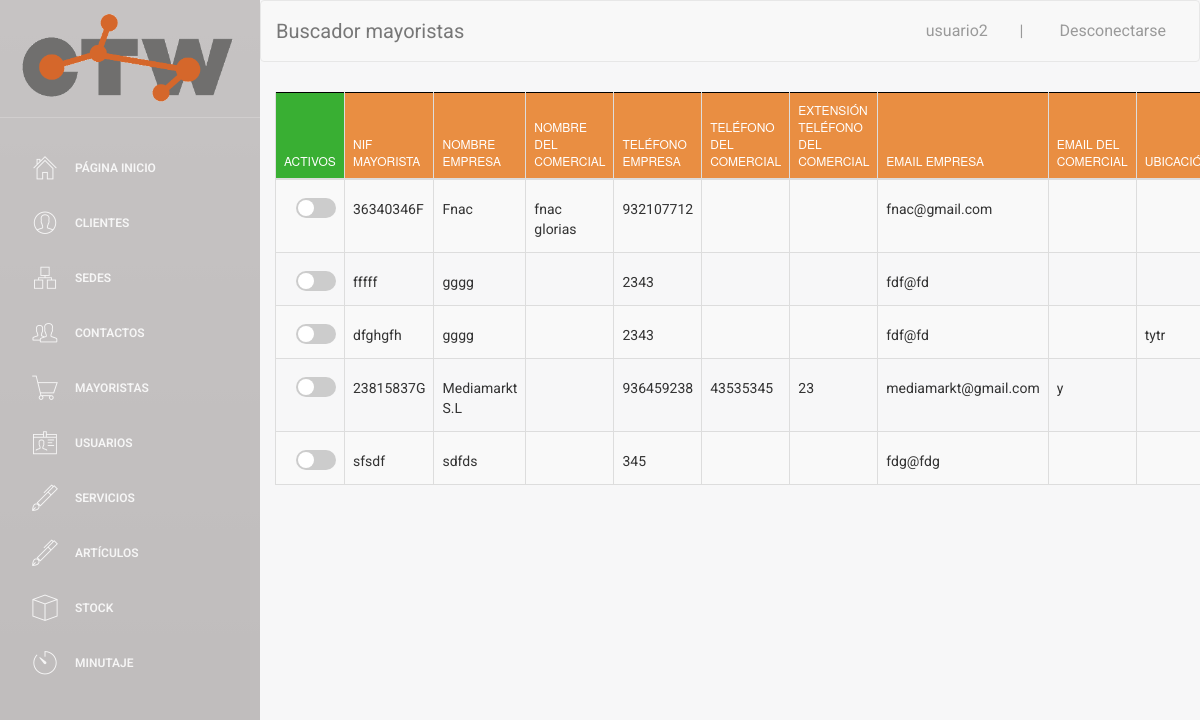
Page /buscador/buscador_mayoristas.php (signed in) on the earlier database version.
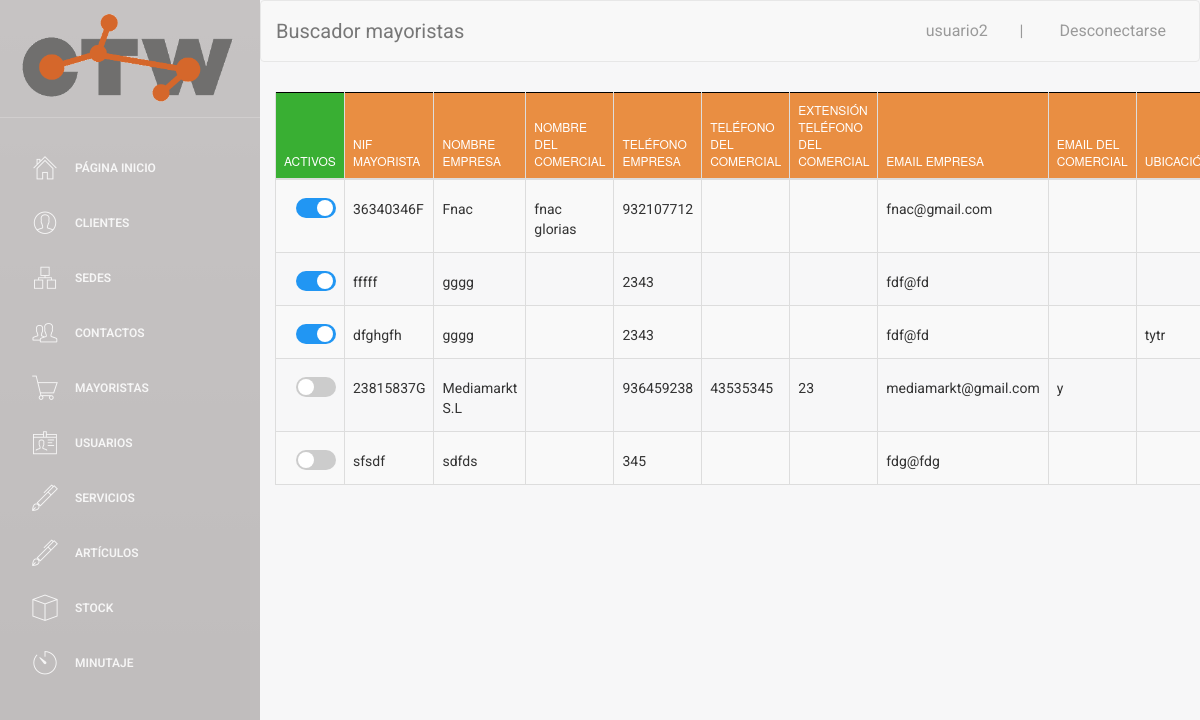
Same page on the later database version.
### tables this page shows
CREATE TABLE `MAYORISTA` (
  `NIF_MAYORISTA` varchar(9) NOT NULL,
  `nombre_empresa` varchar(30) NOT NULL,
  `nombre_comercial` varchar(40) DEFAULT NULL,
  `telefono_empresa` int(9) NOT NULL,
  `telefono_comercial` int(9) DEFAULT NULL,
  `extension_telefono_comercial` int(8) DEFAULT NULL,
  `email_empresa` varchar(30) NOT NULL,
  `email_comercial` varchar(30) DEFAULT NULL,
  `ubicacion` varchar(50) DEFAULT NULL,
  `pais` varchar(30) DEFAULT NULL,
  `prefijo` int(5) DEFAULT NULL,
  `activo` tinyint(1) NOT NULL
);

### web/assets/php/selects.php (called while the page is built, shortened)
<?php
function select_all_mayorista(){
    $conn = connect();
    $sql = "SELECT *
    FROM MAYORISTA
    ORDER BY nombre_empresa asc";
    $data = $conn->query($sql);
    return $data;
  }
?>

### web/buscador/buscador_mayoristas.php (the view, shortened to what the changed rows need)
<!doctype html>
<?php
include('../assets/php/selects.php');
include('../assets/php/functions.php');
if ($_SESSION["login_done"] == true){
?>
<html lang="en">
<head>
</head>
<body>
<div class="wrapper">
    <div class="main-panel">
        <div class="content">
            <div class="container-fluid">
                <div class="row">
                    <div>
                        <div>
                            <table id="buscador_mayorista" class="table table-striped table-bordered">
                                <thead>
                                <tr>
                                    <th style="background-color: #39AF33; width: 3px;">Activos</th>
                                    <th>Nif mayorista</th>
                                    <th>Nombre empresa</th>
                                    <th>Nombre del comercial</th>
                                    <th>Teléfono empresa</th>
                                    <th>Teléfono del comercial</th>
                                    <th>Extensión teléfono del comercial</th>
                                    <th>Email empresa</th>
                                    <th>Email del comercial</th>
                                    <th>Ubicación</th>
                                </tr>
                                </thead>
                                <tbody>
                                <?php
                                $data = select_all_mayorista();
                                if ($data->num_rows > 0) {
                                    while ($row = $data->fetch_assoc()) {
                                        $pk = $row['NIF_MAYORISTA'];
                                        ?>
                                        <tr>
                                            <?php checkbox_mayorista($row['activo'],$row['NIF_MAYORISTA']  )?>
                                            <td><label style="margin-top: 11px;"><a href="#" class="NIF_MAYORISTA"
                                                                                    data-pk=<?php echo "\"$pk\""; ?>><?php echo $row['NIF_MAYORISTA'] ?> </a></label>
                                            </td>
                                            <td><label style="margin-top: 11px;"><a href="#" class="nombre_empresa"
                                                                                    data-pk=<?php echo "\"$pk\""; ?>><?php echo $row['nombre_empresa'] ?> </a></label>
                                            </td>
                                            <td><label style="margin-top: 11px;"><a href="#" class="nombre_comercial"
                                                                                    data-pk=<?php echo "\"$pk\""; ?>><?php echo $row['nombre_comercial'] ?> </a></label>
                                            </td>
                                            <td><label style="margin-top: 11px;"><a href="#" class="telefono_empresa"
                                                                                    data-pk=<?php echo "\"$pk\""; ?>><?php echo $row['telefono_empresa'] ?> </a></label>
                                            </td>
                                            <td>
                                            </td>
                                            <td>
                                            </td>
                                            <td><label style="margin-top: 11px;"><a href="#" class="email_empresa"
                                                                                    data-pk=<?php echo "\"$pk\""; ?>><?php echo $row['email_empresa'] ?> </a></label>
                                            </td>
                                            <td>
                                            </td>
                                            <td><label style="margin-top: 11px;"><a href="#" class="ubicacion"
                                                                                    data-pk=<?php echo "\"$pk\""; ?>><?php echo $row['ubicacion'] ?> </a></label>
                                            </td>
                                        </tr>
                                        <?php
                                    }
                                } else {
                                    echo "0 results";
                                }
                                ?>
                                </tbody>
                            </table>
                        </div>
                    </div>
                </div>
            </div>
        </div>
    </div>
</div>
</body>
</html>
<?php
} else {
    echo "false";
    header("location:../index.php");
}
?>

### web/assets/php/functions.php (shortened to what the changed rows need)
<html>
    <?php
function checkbox_mayorista($activo, $NIF_MAYORISTA)
{
    if ($activo == 0) {
        echo "<td><label style=\"margin-top: 10px; margin-left:12px;\" class=\"switcha\" ><a class=\"checkbox_activo\">&nbsp;0</a><input  type=\"checkbox\" onchange=\" onchange_mayorista('$NIF_MAYORISTA', $activo)\"><div  class=\"slider rounda\"></div></label></td>";
    } else {
        echo "<td><label style=\"margin-top: 10px; margin-left:12px;\" class=\"switcha\"><a  class=\"checkbox_activo\">&nbsp;1</a><input  type=\"checkbox\" checked onchange=\" onchange_mayorista('$NIF_MAYORISTA', $activo)\" ><div  class=\"slider rounda\"></div></label></td>";
    }
}
?>
</html>

Differences in the rows shown:
changed mayorista "Fnac": activo 0 → 1 (drawn)
changed mayorista "fffff": activo 0 → 1 (drawn)
changed mayorista "dfghgfh": activo 0 → 1 (drawn)
